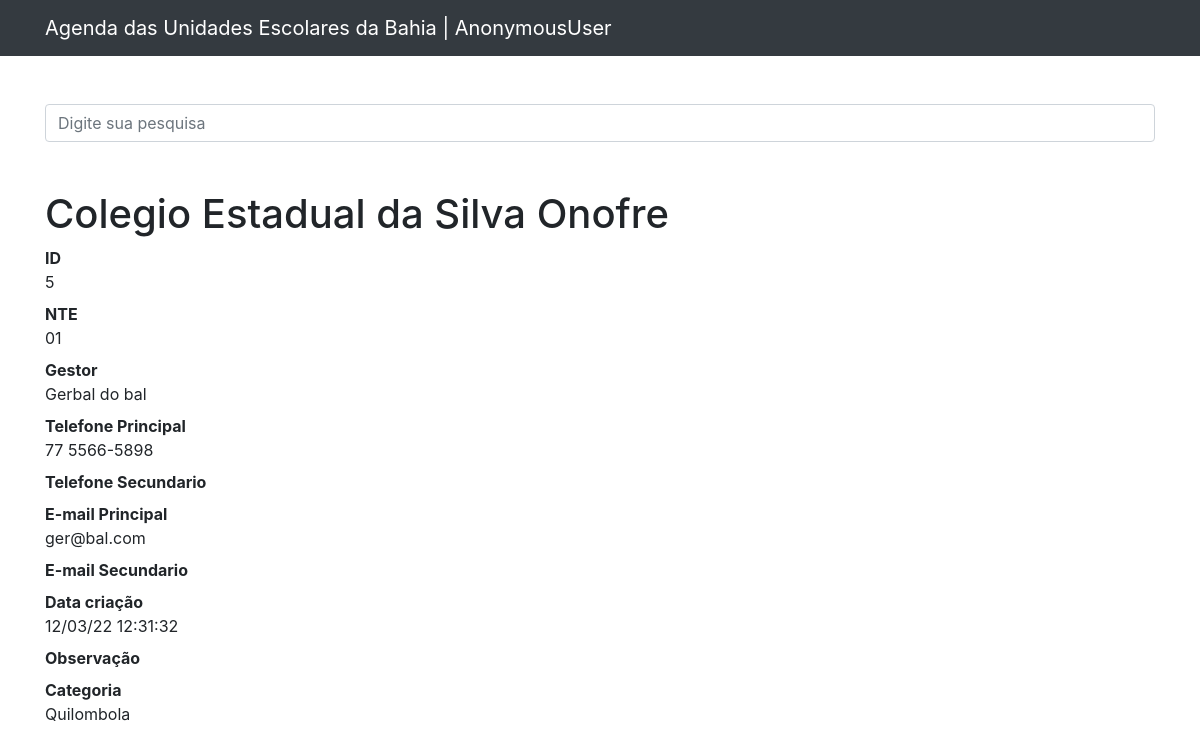
The page /5 on the database its author committed.
### contatos/models.py (models this page shows, shortened)
class Contato(models.Model):
    nte = models.CharField(max_length=6)
    nome = models.CharField(max_length=255)
    gestor = models.CharField(max_length=255)
    telefoneprinc = models.CharField(max_length=255)
    telefonesecun = models.CharField(max_length=255, blank=True)
    emailprinc = models.CharField(max_length=255)
    emailsecun = models.CharField(max_length=255, blank=True)
    data_criacao = models.DateTimeField(default=timezone.now)
    observacao = models.CharField(max_length=500, blank=True)
    categoria = models.ForeignKey(Categoria, on_delete=models.DO_NOTHING)
    mostrar = models.BooleanField(default=True)
    foto = models.ImageField(blank=True, upload_to='fotos/%Y/%m/')

class Categoria(models.Model):
    nome = models.CharField(max_length=255)
    def __str__(self):
        return self.nome

### contatos/views.py (the view)
# urls.py: path('<str:contato_id>', views.ver_contato, name='ver_contato'),
def ver_contato(request, contato_id):
    contato = get_object_or_404(Contato, id=contato_id)
    if not contato.mostrar:
        raise Http404()
    return render(request, 'contatos/ver_contato.html', {
        'contato': contato
    })

### contatos/templates/contatos/ver_contato.html (shortened to what this page needs)
{% extends 'base.html' %}
{%block conteudo%}
<h1 class="mt-5">{{ contato.nome }} {{ contato.sobrenome }}</h1>
        <dl>
          <dt>ID</dt>
          <dd>{{ contato.id }}</dd>
          <dt>NTE</dt>
          <dd>{{ contato.nte }}</dd>
          <dt>Gestor</dt>
          <dd>{{contato.gestor }}</dd>
          <dt>Telefone Principal</dt>
          <dd>{{ contato.telefoneprinc }}</dd>
          <dt>Telefone Secundario</dt>
          <dt>E-mail Principal</dt>
          <dd>{{ contato.emailprinc }}</dd>
          <dt>E-mail Secundario</dt>
          <dt>Data criação</dt>
          <dd>{{ contato.data_criacao|date:'d/m/y H:i:s' }}</dd>
          <dt>Observação</dt>
           <dt>Categoria</dt>
          <dd>{{ contato.categoria }}</dd>
        </dl>
{%endblock%}

### rows shown on the page
Contato: nome "Colegio Estadual da Silva Onofre", id "5", nte "01", gestor "Gerbal do bal", telefoneprinc "77 5566-5898", emailprinc "ger@bal.com", data_criacao "12/03/22 12:31:32", categoria "Quilombola"

### other values the page prints
{{ user }} "AnonymousUser"
